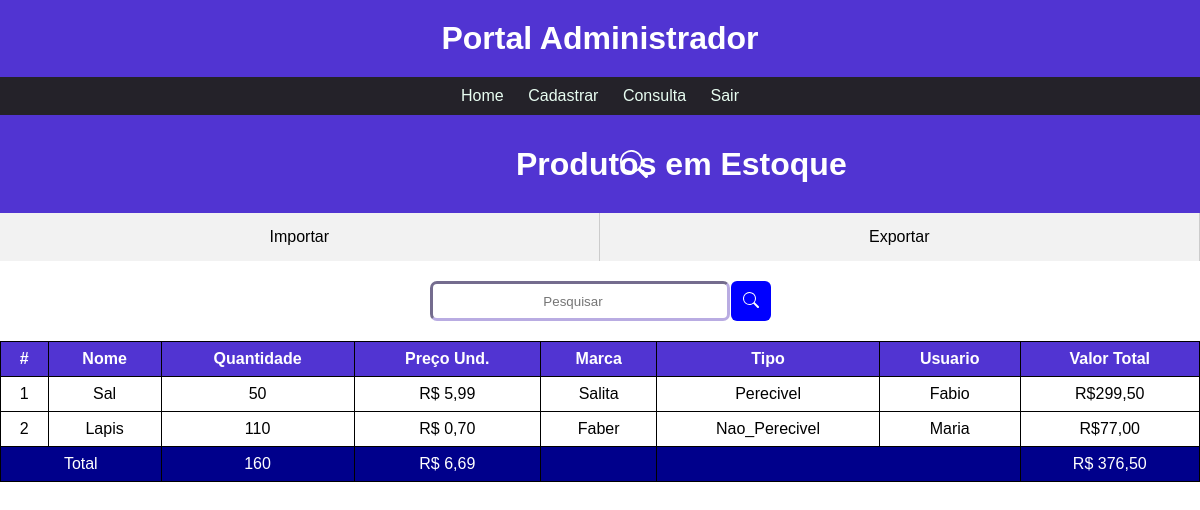
Page /adm/consultas/estoque.php (signed in) on the committed database.
### tables this page shows
create table produto(
	id int primary key auto_increment not null,
    nome varchar(50),
    tipo varchar(20),
    categoria varchar(20),
    quantidade int default 0,
    preco float,
    fornecedor varchar(45),
    marca varchar(50),
    data_validade date,
    status_cadastro datetime,
    id_usuario int,
    foreign key (id_usuario) references Usuario(id)
);

### adm/consultas/estoque.php (the view, shortened to what this page needs)
<?php
require_once( ABSPATH . 'config/conexao.php');
if(!empty($_GET['search']) or $_GET)
   {
    $data = $_GET['search'];
    $sql = "SELECT * FROM produtos_cadastrados WHERE  (ID_Produto LIKE '%$data%' or nome LIKE '%$data%' or Usuario LIKE '%$data%' or tipo like '%$data%' or marca LIKE '%$data%')";
   }
else{
    $sql = "SELECT * FROM produtos_cadastrados";
   }
$result = $conn->query($sql);
?>
<!DOCTYPE html>
<html lang="pt-br">
<head>
    <link rel="stylesheet" href="../../css/style.css">
</head>
<body>
    <div class="topo">
        <ul>
            <h1>Portal Administrador</h1>
        </ul>
    </div>
    <nav class="menu">
            <ul class="opcoes">
                <li><a href="../../adm/index.php">Home</a></li>
                <li>
                    <a href="#">Cadastrar</a>
                </li>
                <li ><a href="#" >Consulta</a>
                </li>
                <li><a href="../../adm/login/index.php">Sair</a></li>
            </ul>
        </nav>
    <div class="title">
            <h1 class="home">Produtos em Estoque</h1>
        </div>
        <div>
            <ul class="divisao2">
                <li><a href="./config/importar.php">Importar</a></li>
                <li><a href="./config/gerar_planilha.php">Exportar</a></li>
            </ul>
        </div>
        <div class="divisao3">
            <div class="pesquisa">
                <input type="search" class='form-control' placeholder="Pesquisar" id="pesquisar" >
                <button onclick="searchData()" class="pes">
                </button>
            </div>
        </div>
    <table class="tabela">
        <tr>
            <th scope="col">#</th>
            <th scope="col">Nome</th>
            <th scope="col">Quantidade</th>
            <th scope="col">Preço Und.</th>
            <th scope="col">Marca</th>
            <th scope="col">Tipo</th>
            <th scope="col">Usuario</th>
            <th scope="col">Valor Total</th>
        </tr >
        <tbody >
                <?php
                    $total1 = 0;
                    $total2 = 0;
                    $total3 = 0;
                    while($user_data = mysqli_fetch_assoc($result)){
                        $total1 += $user_data['quantidade'];
                        $total2 += $user_data['preco'] ;
                        $total3 += $user_data['preco'] * $user_data['quantidade'];
                        echo "<tr>";
                        echo "<td>" . $user_data['ID_Produto'] . "</td>";
                        echo "<td>" . $user_data['nome'] . "</td>";
                        echo "<td>" . $user_data['quantidade'] . "</td>";
                        echo "<td>R$ " . number_format($user_data['preco'],2,",",".") . "</td>";
                        echo "<td> " . $user_data['marca'] ."</td>";
                        echo "<td>" . $user_data ['tipo'] . "</td>" ;
                        echo "<td>" . $user_data ['Usuario'] . "</td>" ;
                        echo "<td>R$". number_format($user_data['Preco_Total'],2,",",".") ."</td>";
                        echo"</tr>";
                    };
                ?>
                <tr >
                   <td colspan="2" style="background-color:darkblue;color:white">Total</td>
                   <td style="background-color:darkblue;color:white"><?php echo $total1;?></td>
                   <td style="background-color:darkblue;color:white">R$ <?php echo number_format($total2,2,",",".");?></td>
                   <td style="background-color:darkblue;color:white"></td>
                   <td colspan="2" style="background-color:darkblue;color:white"></td>
                   <td style="background-color:darkblue;color:white">R$ <?php echo number_format($total3,2,",",".");?></td>
                </tr>
        </tbody>
    </table>
</body>
</html>

### css/style.css (style rules this page uses)
:root { --cor-fundo: rgb(36, 34, 41); --cor-primaria: rgb(232, 253, 241); --cor-hover: rgb(185, 172, 226); --cor-principal: #5134d2; }
* { font-family: "Ubuntu", sans-serif; margin: 0; padding: 0; box-sizing: border-box; }
body { font-family: sans-serif; margin: 0; padding: 0; }
.topo { background-color: var(--cor-principal); padding-top: 20px; padding-bottom: 20px; color: aliceblue; }
.topo h1 { text-align: center; }
.opcoes { list-style-type: none; padding: 0; }
.menu ul { background-color: var(--cor-fundo); }
.menu ul li { display: inline; position: relative; }
.menu ul li a { color: var(--cor-primaria); text-decoration: none; display: inline-block; padding: 10px; text-align: center; }
.menu { text-align: center; }
.divisao2 { list-style: none; margin: 0; padding: 0; display: flex; background-color: #f2f2f2; }
.divisao2 li { flex-grow: 1; text-align: center; }
.divisao2 li a { display: block; padding: 15px; color: black; text-decoration: none; border-right: 1px solid #ccc; transition: background-color 200ms ease-in-out; }
.divisao3 { padding-top: 20px; padding-bottom: 20px; }
.pesquisa { display: flex; justify-content: center; gap: 1px; }
input[type="search"] { width: 25%; height: 40px; background-color: white; border-radius: 7px; border: inset; border-color: var(--cor-hover); text-align: center; }
.pes { color: white; border-radius: 6px; background-color: blue; height: 40px; border: none; width: 40px; }
.tabela { font-family: Arial, Helvetica, sans-serif; border: 1px solid black; border-radius: 15px 15px 0 0; width: 100%; border-collapse: collapse; text-size-adjust: 5px; }
th { background-color: var(--cor-principal); color: white; border: 1px solid black; padding: 8px; border-collapse:inherit; }
td { border: 1px solid black; padding: 8px; text-align: center; }
h1 { color: white; }
.home { display: flex; text-align: center; margin-left: 43%; margin-top: -32px; }
.title { background-color: var(--cor-principal); padding-bottom: 30px; padding-top: 30px; }
.title svg { margin-top: 5px; display: flex; margin-left: 40%; color: white; }

### rows in the picture
produto: ID_Produto "1", nome "Sal", quantidade "50", preco "5,99", marca "Salita", tipo "Perecivel", Usuario "Fabio", Preco_Total "299,50"
produto: ID_Produto "2", nome "Lapis", quantidade "110", preco "0,70", marca "Faber", tipo "Nao_Perecivel", Usuario "Maria", Preco_Total "77,00"

### other values in the picture
$total1 "160"
$total2 "6,69"
$total3 "376,50"
